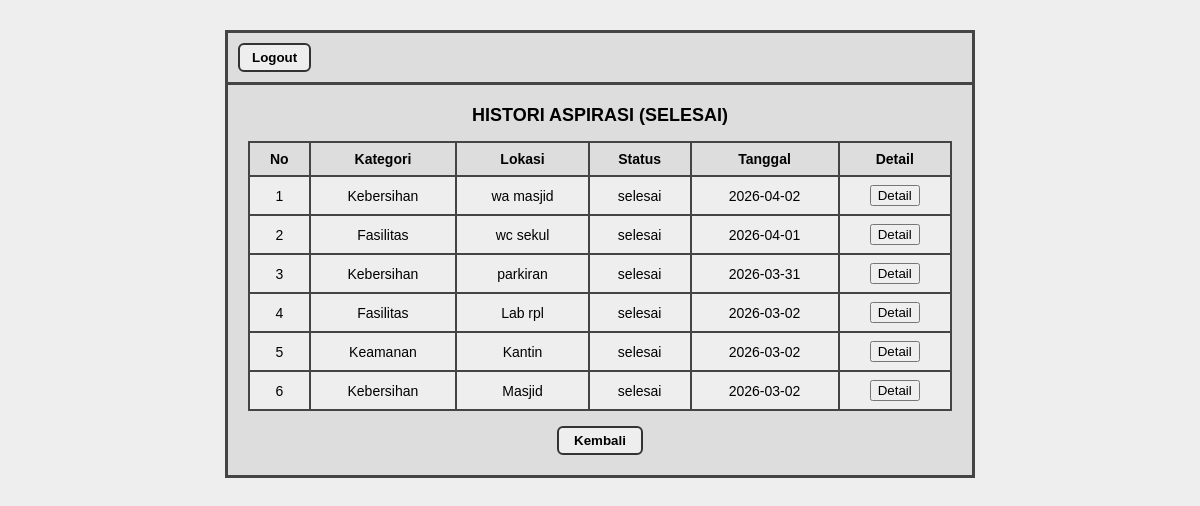
/rhayi.ukk/admin/histori-aspirasi.php, run on the app's committed database.
### tables this page shows
CREATE TABLE `tb_aspirasi` (
  `id_pelaporan` int(11) NOT NULL,
  `nis` varchar(225) NOT NULL,
  `id_kategori` int(11) NOT NULL,
  `lokasi` varchar(225) NOT NULL,
  `ket` varchar(225) NOT NULL,
  `status` enum('menunggu','proses','selesai') NOT NULL DEFAULT 'menunggu',
  `feedback` varchar(225) DEFAULT NULL,
  `tanggal` date NOT NULL
);

CREATE TABLE `tb_kategori` (
  `id_kategori` int(11) NOT NULL,
  `ket_kategori` varchar(225) NOT NULL
);

### rhayi.ukk/admin/histori-aspirasi.php (the view, shortened to what this page needs)
<?php
$koneksi = mysqli_connect("localhost","root","","ujikom_12rpl2_rhayi");
?>
<!DOCTYPE html>
<html>
<head>
</head>
<body>
<div class="wrapper">
<div class="top-bar">
    <a href="logout.php">
        <button class="logout-btn">Logout</button>
    </a>
</div>
<div class="content">
<div class="judul">HISTORI ASPIRASI (SELESAI)</div>
<table>
<tr>
    <th>No</th>
    <th>Kategori</th>
    <th>Lokasi</th>
    <th>Status</th>
    <th>Tanggal</th>
    <th>Detail</th>
</tr>
<?php
$query = mysqli_query($koneksi,"
SELECT a.*, k.ket_kategori
FROM tb_aspirasi a
LEFT JOIN tb_kategori k ON a.id_kategori = k.id_kategori
WHERE a.status='Selesai'
ORDER BY a.tanggal DESC
");
$no=1;
while($data=mysqli_fetch_assoc($query)){
?>
<tr>
    <td><?= $no++; ?></td>
    <td><?= $data['ket_kategori']; ?></td>
    <td><?= $data['lokasi']; ?></td>
    <td><?= $data['status']; ?></td>
    <td><?= $data['tanggal']; ?></td>
    <td>
        <a href="detail-pengaduan.php?id=<?= $data['id_pelaporan']; ?>">
            <button>Detail</button>
        </a>
    </td>
</tr>
<?php } ?>
</table>
<div class="footer">
<a href="dashboard-admin.php">
<button class="back-btn">Kembali</button>
</a>
</div>
</div>
</div>
</body>
</html>

### rhayi.ukk/admin/histori-aspirasi.php (style rules this page uses)
body { background:#eee; font-family: Arial, Helvetica, sans-serif; }
.wrapper { width:750px; margin:30px auto; border:3px solid #444; background:#ddd; box-sizing:border-box; }
.top-bar { border-bottom:3px solid #444; padding:10px; }
.logout-btn { padding:5px 12px; border:2px solid #333; border-radius:6px; background:#eee; font-weight:bold; cursor:pointer; }
.content { padding:20px; }
.judul { font-weight:bold; font-size:18px; text-align:center; margin-bottom:15px; }
table { width:100%; border-collapse:collapse; background:#eee; }
th, td { border:2px solid #444; padding:8px; text-align:center; font-size:14px; }
th { background:#ddd; }
.footer { text-align:center; margin-top:15px; }
.back-btn { padding:5px 15px; border:2px solid #333; border-radius:6px; background:#eee; font-weight:bold; cursor:pointer; }

### data on the page
tb_aspirasi: id_kategori.ket_kategori "Kebersihan", lokasi "wa masjid", status "selesai", tanggal "2026-04-02"
tb_aspirasi: id_kategori.ket_kategori "Fasilitas", lokasi "wc sekul", status "selesai", tanggal "2026-04-01"
tb_aspirasi: id_kategori.ket_kategori "Kebersihan", lokasi "parkiran", status "selesai", tanggal "2026-03-31"
tb_aspirasi: id_kategori.ket_kategori "Fasilitas", lokasi "Lab rpl", status "selesai", tanggal "2026-03-02"
tb_aspirasi: id_kategori.ket_kategori "Keamanan", lokasi "Kantin", status "selesai", tanggal "2026-03-02"
tb_aspirasi: id_kategori.ket_kategori "Kebersihan", lokasi "Masjid", status "selesai", tanggal "2026-03-02"
